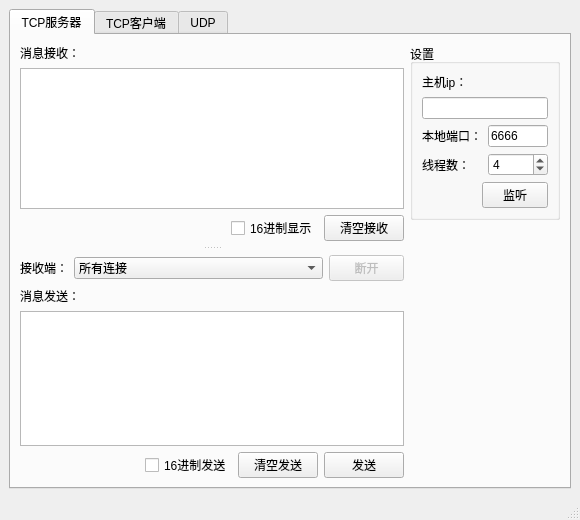
<?xml version="1.0" encoding="UTF-8"?>
<ui version="4.0">
 <class>MainWindow</class>
 <widget class="QMainWindow" name="MainWindow">
  <property name="geometry">
   <rect>
    <x>0</x>
    <y>0</y>
    <width>580</width>
    <height>520</height>
   </rect>
  </property>
  <property name="windowTitle">
   <string>网络调试工具</string>
  </property>
  <widget class="QWidget" name="centralwidget">
   <layout class="QHBoxLayout" name="horizontalLayout_2">
    <item>
     <widget class="QTabWidget" name="tabWidget">
      <property name="currentIndex">
       <number>0</number>
      </property>
      <widget class="QWidget" name="tab">
       <attribute name="title">
        <string>TCP服务器</string>
       </attribute>
       <layout class="QHBoxLayout" name="horizontalLayout_3">
        <item>
         <widget class="QSplitter" name="splitter">
          <property name="sizePolicy">
           <sizepolicy hsizetype="Expanding" vsizetype="Expanding">
            <horstretch>0</horstretch>
            <verstretch>0</verstretch>
           </sizepolicy>
          </property>
          <property name="lineWidth">
           <number>1</number>
          </property>
          <property name="orientation">
           <enum>Qt::Vertical</enum>
          </property>
          <property name="childrenCollapsible">
           <bool>false</bool>
          </property>
          <widget class="QWidget" name="layoutWidget_2">
           <layout class="QVBoxLayout" name="verticalLayout">
            <property name="bottomMargin">
             <number>5</number>
            </property>
            <item>
             <widget class="QLabel" name="label_5">
              <property name="text">
               <string>消息接收：</string>
              </property>
             </widget>
            </item>
            <item>
             <widget class="QTextEdit" name="text_serverRec">
              <property name="sizePolicy">
               <sizepolicy hsizetype="Expanding" vsizetype="Expanding">
                <horstretch>0</horstretch>
                <verstretch>0</verstretch>
               </sizepolicy>
              </property>
             </widget>
            </item>
            <item>
             <layout class="QGridLayout" name="gridLayout">
              <item row="0" column="1">
               <widget class="QCheckBox" name="chk_ServerRecHex">
                <property name="text">
                 <string>16进制显示</string>
                </property>
               </widget>
              </item>
              <item row="0" column="0">
               <spacer name="horizontalSpacer_2">
                <property name="orientation">
                 <enum>Qt::Horizontal</enum>
                </property>
                <property name="sizeHint" stdset="0">
                 <size>
                  <width>40</width>
                  <height>20</height>
                 </size>
                </property>
               </spacer>
              </item>
              <item row="0" column="2">
               <widget class="QPushButton" name="btn_serverClearRec">
                <property name="sizePolicy">
                 <sizepolicy hsizetype="Fixed" vsizetype="Fixed">
                  <horstretch>0</horstretch>
                  <verstretch>0</verstretch>
                 </sizepolicy>
                </property>
                <property name="text">
                 <string>清空接收</string>
                </property>
               </widget>
              </item>
             </layout>
            </item>
           </layout>
          </widget>
          <widget class="QWidget" name="layoutWidget_3">
           <layout class="QVBoxLayout" name="verticalLayout_5">
            <property name="topMargin">
             <number>5</number>
            </property>
            <item>
             <layout class="QGridLayout" name="gridLayout_4">
              <item row="0" column="1">
               <widget class="QComboBox" name="comboBox">
                <item>
                 <property name="text">
                  <string>所有连接</string>
                 </property>
                </item>
               </widget>
              </item>
              <item row="0" column="0">
               <widget class="QLabel" name="label_4">
                <property name="sizePolicy">
                 <sizepolicy hsizetype="Fixed" vsizetype="Preferred">
                  <horstretch>0</horstretch>
                  <verstretch>0</verstretch>
                 </sizepolicy>
                </property>
                <property name="text">
                 <string>接收端：</string>
                </property>
               </widget>
              </item>
              <item row="0" column="2">
               <widget class="QPushButton" name="btn_serverCloseSocket">
                <property name="enabled">
                 <bool>false</bool>
                </property>
                <property name="maximumSize">
                 <size>
                  <width>75</width>
                  <height>16777215</height>
                 </size>
                </property>
                <property name="text">
                 <string>断开</string>
                </property>
               </widget>
              </item>
             </layout>
            </item>
            <item>
             <widget class="QLabel" name="label_6">
              <property name="text">
               <string>消息发送：</string>
              </property>
             </widget>
            </item>
            <item>
             <widget class="QTextEdit" name="text_serverSend"/>
            </item>
            <item>
             <layout class="QGridLayout" name="gridLayout_2">
              <item row="0" column="2">
               <widget class="QPushButton" name="btn_serverClearSend">
                <property name="sizePolicy">
                 <sizepolicy hsizetype="Fixed" vsizetype="Fixed">
                  <horstretch>0</horstretch>
                  <verstretch>0</verstretch>
                 </sizepolicy>
                </property>
                <property name="text">
                 <string>清空发送</string>
                </property>
               </widget>
              </item>
              <item row="0" column="0">
               <spacer name="horizontalSpacer">
                <property name="orientation">
                 <enum>Qt::Horizontal</enum>
                </property>
                <property name="sizeHint" stdset="0">
                 <size>
                  <width>40</width>
                  <height>20</height>
                 </size>
                </property>
               </spacer>
              </item>
              <item row="0" column="3">
               <widget class="QPushButton" name="btn_serverSend">
                <property name="sizePolicy">
                 <sizepolicy hsizetype="Fixed" vsizetype="Fixed">
                  <horstretch>0</horstretch>
                  <verstretch>0</verstretch>
                 </sizepolicy>
                </property>
                <property name="text">
                 <string>发送</string>
                </property>
               </widget>
              </item>
              <item row="0" column="1">
               <widget class="QCheckBox" name="chk_serverSendHex">
                <property name="text">
                 <string>16进制发送</string>
                </property>
               </widget>
              </item>
             </layout>
            </item>
           </layout>
          </widget>
         </widget>
        </item>
        <item>
         <layout class="QVBoxLayout" name="verticalLayout_3">
          <item>
           <widget class="QGroupBox" name="groupBox_2">
            <property name="sizePolicy">
             <sizepolicy hsizetype="Fixed" vsizetype="Preferred">
              <horstretch>0</horstretch>
              <verstretch>0</verstretch>
             </sizepolicy>
            </property>
            <property name="maximumSize">
             <size>
              <width>150</width>
              <height>16777215</height>
             </size>
            </property>
            <property name="title">
             <string>设置</string>
            </property>
            <layout class="QHBoxLayout" name="horizontalLayout">
             <item>
              <layout class="QGridLayout" name="gridLayout_3">
               <item row="4" column="0">
                <spacer name="horizontalSpacer_3">
                 <property name="orientation">
                  <enum>Qt::Horizontal</enum>
                 </property>
                 <property name="sizeHint" stdset="0">
                  <size>
                   <width>40</width>
                   <height>20</height>
                  </size>
                 </property>
                </spacer>
               </item>
               <item row="0" column="0" colspan="3">
                <widget class="QLabel" name="label_3">
                 <property name="sizePolicy">
                  <sizepolicy hsizetype="Fixed" vsizetype="Fixed">
                   <horstretch>0</horstretch>
                   <verstretch>0</verstretch>
                  </sizepolicy>
                 </property>
                 <property name="text">
                  <string>主机ip：</string>
                 </property>
                </widget>
               </item>
               <item row="2" column="0" colspan="2">
                <widget class="QLabel" name="label">
                 <property name="sizePolicy">
                  <sizepolicy hsizetype="Fixed" vsizetype="Preferred">
                   <horstretch>0</horstretch>
                   <verstretch>0</verstretch>
                  </sizepolicy>
                 </property>
                 <property name="text">
                  <string>本地端口：</string>
                 </property>
                </widget>
               </item>
               <item row="2" column="2">
                <widget class="QLineEdit" name="lineEdit_serverLocalPort">
                 <property name="sizePolicy">
                  <sizepolicy hsizetype="Preferred" vsizetype="Fixed">
                   <horstretch>0</horstretch>
                   <verstretch>0</verstretch>
                  </sizepolicy>
                 </property>
                 <property name="maximumSize">
                  <size>
                   <width>100</width>
                   <height>16777215</height>
                  </size>
                 </property>
                 <property name="text">
                  <string>6666</string>
                 </property>
                </widget>
               </item>
               <item row="3" column="0" colspan="2">
                <widget class="QLabel" name="label_7">
                 <property name="sizePolicy">
                  <sizepolicy hsizetype="Fixed" vsizetype="Preferred">
                   <horstretch>0</horstretch>
                   <verstretch>0</verstretch>
                  </sizepolicy>
                 </property>
                 <property name="text">
                  <string>线程数：</string>
                 </property>
                </widget>
               </item>
               <item row="4" column="1" colspan="2" alignment="Qt::AlignRight|Qt::AlignVCenter">
                <widget class="QPushButton" name="btn_serverListering">
                 <property name="sizePolicy">
                  <sizepolicy hsizetype="Fixed" vsizetype="Fixed">
                   <horstretch>0</horstretch>
                   <verstretch>0</verstretch>
                  </sizepolicy>
                 </property>
                 <property name="text">
                  <string>监听</string>
                 </property>
                 <property name="icon">
                  <iconset resource="Resource.qrc">
                   <normaloff>:/Resource/Img/start36x36.png</normaloff>:/Resource/Img/start36x36.png</iconset>
                 </property>
                 <property name="iconSize">
                  <size>
                   <width>16</width>
                   <height>16</height>
                  </size>
                 </property>
                </widget>
               </item>
               <item row="3" column="2">
                <widget class="QSpinBox" name="spinBox_threadNum">
                 <property name="sizePolicy">
                  <sizepolicy hsizetype="Preferred" vsizetype="Fixed">
                   <horstretch>0</horstretch>
                   <verstretch>0</verstretch>
                  </sizepolicy>
                 </property>
                 <property name="minimum">
                  <number>1</number>
                 </property>
                 <property name="maximum">
                  <number>100</number>
                 </property>
                 <property name="value">
                  <number>4</number>
                 </property>
                </widget>
               </item>
               <item row="1" column="0" colspan="3">
                <widget class="QLineEdit" name="lineEdit_serverLocalIp">
                 <property name="sizePolicy">
                  <sizepolicy hsizetype="Preferred" vsizetype="Preferred">
                   <horstretch>0</horstretch>
                   <verstretch>0</verstretch>
                  </sizepolicy>
                 </property>
                </widget>
               </item>
              </layout>
             </item>
            </layout>
           </widget>
          </item>
          <item>
           <spacer name="verticalSpacer">
            <property name="orientation">
             <enum>Qt::Vertical</enum>
            </property>
            <property name="sizeHint" stdset="0">
             <size>
              <width>20</width>
              <height>40</height>
             </size>
            </property>
           </spacer>
          </item>
         </layout>
        </item>
       </layout>
      </widget>
      <widget class="QWidget" name="tab_3">
       <attribute name="title">
        <string>TCP客户端</string>
       </attribute>
       <layout class="QHBoxLayout" name="horizontalLayout_8">
        <item>
         <widget class="QSplitter" name="splitter_3">
          <property name="sizePolicy">
           <sizepolicy hsizetype="Expanding" vsizetype="Expanding">
            <horstretch>0</horstretch>
            <verstretch>0</verstretch>
           </sizepolicy>
          </property>
          <property name="orientation">
           <enum>Qt::Vertical</enum>
          </property>
          <property name="childrenCollapsible">
           <bool>false</bool>
          </property>
          <widget class="QWidget" name="layoutWidget_5">
           <layout class="QVBoxLayout" name="verticalLayout_9">
            <item>
             <widget class="QLabel" name="label_13">
              <property name="text">
               <string>消息接收：</string>
              </property>
             </widget>
            </item>
            <item>
             <widget class="QPlainTextEdit" name="text_clientRec"/>
            </item>
            <item>
             <layout class="QGridLayout" name="gridLayout_8">
              <item row="0" column="0">
               <spacer name="horizontalSpacer_7">
                <property name="orientation">
                 <enum>Qt::Horizontal</enum>
                </property>
                <property name="sizeHint" stdset="0">
                 <size>
                  <width>40</width>
                  <height>20</height>
                 </size>
                </property>
               </spacer>
              </item>
              <item row="0" column="1">
               <widget class="QCheckBox" name="chk_clientRecHex">
                <property name="text">
                 <string>16进制显示</string>
                </property>
               </widget>
              </item>
              <item row="0" column="2">
               <widget class="QPushButton" name="btn_clientClearRec">
                <property name="sizePolicy">
                 <sizepolicy hsizetype="Fixed" vsizetype="Fixed">
                  <horstretch>0</horstretch>
                  <verstretch>0</verstretch>
                 </sizepolicy>
                </property>
                <property name="text">
                 <string>清空接收</string>
                </property>
               </widget>
              </item>
             </layout>
            </item>
           </layout>
          </widget>
          <widget class="QWidget" name="layoutWidget_6">
           <layout class="QVBoxLayout" name="verticalLayout_10">
            <item>
             <widget class="QLabel" name="label_15">
              <property name="text">
               <string>消息发送：</string>
              </property>
             </widget>
            </item>
            <item>
             <widget class="QTextEdit" name="text_clientSend"/>
            </item>
            <item>
             <layout class="QGridLayout" name="gridLayout_9">
              <item row="0" column="0">
               <spacer name="horizontalSpacer_8">
                <property name="orientation">
                 <enum>Qt::Horizontal</enum>
                </property>
                <property name="sizeHint" stdset="0">
                 <size>
                  <width>40</width>
                  <height>20</height>
                 </size>
                </property>
               </spacer>
              </item>
              <item row="0" column="1">
               <widget class="QCheckBox" name="chk_clientSendHex">
                <property name="text">
                 <string>16进制发送</string>
                </property>
               </widget>
              </item>
              <item row="0" column="2">
               <widget class="QPushButton" name="btn_clientClearSend">
                <property name="sizePolicy">
                 <sizepolicy hsizetype="Fixed" vsizetype="Fixed">
                  <horstretch>0</horstretch>
                  <verstretch>0</verstretch>
                 </sizepolicy>
                </property>
                <property name="text">
                 <string>清空发送</string>
                </property>
               </widget>
              </item>
              <item row="0" column="3">
               <widget class="QPushButton" name="btn_clientSend">
                <property name="sizePolicy">
                 <sizepolicy hsizetype="Fixed" vsizetype="Fixed">
                  <horstretch>0</horstretch>
                  <verstretch>0</verstretch>
                 </sizepolicy>
                </property>
                <property name="text">
                 <string>发送</string>
                </property>
               </widget>
              </item>
             </layout>
            </item>
           </layout>
          </widget>
         </widget>
        </item>
        <item>
         <layout class="QVBoxLayout" name="verticalLayout_11">
          <item>
           <widget class="QGroupBox" name="groupBox_6">
            <property name="sizePolicy">
             <sizepolicy hsizetype="Fixed" vsizetype="Preferred">
              <horstretch>0</horstretch>
              <verstretch>0</verstretch>
             </sizepolicy>
            </property>
            <property name="maximumSize">
             <size>
              <width>150</width>
              <height>16777215</height>
             </size>
            </property>
            <property name="title">
             <string>设置</string>
            </property>
            <layout class="QHBoxLayout" name="horizontalLayout_7">
             <item>
              <layout class="QGridLayout" name="gridLayout_10">
               <item row="2" column="0">
                <widget class="QLabel" name="label_17">
                 <property name="sizePolicy">
                  <sizepolicy hsizetype="Fixed" vsizetype="Preferred">
                   <horstretch>0</horstretch>
                   <verstretch>0</verstretch>
                  </sizepolicy>
                 </property>
                 <property name="text">
                  <string>远程端口：</string>
                 </property>
                </widget>
               </item>
               <item row="1" column="0" colspan="2">
                <widget class="QLineEdit" name="lineEdit_clientRemoteIP">
                 <property name="sizePolicy">
                  <sizepolicy hsizetype="Preferred" vsizetype="Preferred">
                   <horstretch>0</horstretch>
                   <verstretch>0</verstretch>
                  </sizepolicy>
                 </property>
                 <property name="text">
                  <string/>
                 </property>
                </widget>
               </item>
               <item row="2" column="1">
                <widget class="QLineEdit" name="lineEdit_clientRemotePort">
                 <property name="enabled">
                  <bool>true</bool>
                 </property>
                 <property name="sizePolicy">
                  <sizepolicy hsizetype="Preferred" vsizetype="Fixed">
                   <horstretch>0</horstretch>
                   <verstretch>0</verstretch>
                  </sizepolicy>
                 </property>
                 <property name="maximumSize">
                  <size>
                   <width>100</width>
                   <height>16777215</height>
                  </size>
                 </property>
                 <property name="text">
                  <string>6666</string>
                 </property>
                </widget>
               </item>
               <item row="0" column="0">
                <widget class="QLabel" name="label_16">
                 <property name="sizePolicy">
                  <sizepolicy hsizetype="Fixed" vsizetype="Fixed">
                   <horstretch>0</horstretch>
                   <verstretch>0</verstretch>
                  </sizepolicy>
                 </property>
                 <property name="text">
                  <string>远程IP：</string>
                 </property>
                </widget>
               </item>
               <item row="3" column="0">
                <spacer name="horizontalSpacer_9">
                 <property name="orientation">
                  <enum>Qt::Horizontal</enum>
                 </property>
                 <property name="sizeHint" stdset="0">
                  <size>
                   <width>40</width>
                   <height>20</height>
                  </size>
                 </property>
                </spacer>
               </item>
               <item row="3" column="1">
                <widget class="QPushButton" name="btn_clientConnect">
                 <property name="sizePolicy">
                  <sizepolicy hsizetype="Fixed" vsizetype="Fixed">
                   <horstretch>0</horstretch>
                   <verstretch>0</verstretch>
                  </sizepolicy>
                 </property>
                 <property name="text">
                  <string>连接</string>
                 </property>
                 <property name="icon">
                  <iconset resource="Resource.qrc">
                   <normaloff>:/Resource/Img/start36x36.png</normaloff>:/Resource/Img/start36x36.png</iconset>
                 </property>
                 <property name="iconSize">
                  <size>
                   <width>16</width>
                   <height>16</height>
                  </size>
                 </property>
                </widget>
               </item>
              </layout>
             </item>
            </layout>
           </widget>
          </item>
          <item>
           <spacer name="verticalSpacer_3">
            <property name="orientation">
             <enum>Qt::Vertical</enum>
            </property>
            <property name="sizeHint" stdset="0">
             <size>
              <width>20</width>
              <height>18</height>
             </size>
            </property>
           </spacer>
          </item>
         </layout>
        </item>
       </layout>
      </widget>
      <widget class="QWidget" name="tab_2">
       <attribute name="title">
        <string>UDP</string>
       </attribute>
       <layout class="QHBoxLayout" name="horizontalLayout_5">
        <item>
         <layout class="QHBoxLayout" name="horizontalLayout_6">
          <item>
           <widget class="QSplitter" name="splitter_2">
            <property name="sizePolicy">
             <sizepolicy hsizetype="Expanding" vsizetype="Expanding">
              <horstretch>0</horstretch>
              <verstretch>0</verstretch>
             </sizepolicy>
            </property>
            <property name="orientation">
             <enum>Qt::Vertical</enum>
            </property>
            <property name="childrenCollapsible">
             <bool>false</bool>
            </property>
            <widget class="QWidget" name="layoutWidget">
             <layout class="QVBoxLayout" name="verticalLayout_6">
              <item>
               <widget class="QLabel" name="label_11">
                <property name="text">
                 <string>消息接收：</string>
                </property>
               </widget>
              </item>
              <item>
               <widget class="QPlainTextEdit" name="text_udpRec"/>
              </item>
              <item>
               <layout class="QGridLayout" name="gridLayout_5">
                <item row="0" column="0">
                 <spacer name="horizontalSpacer_5">
                  <property name="orientation">
                   <enum>Qt::Horizontal</enum>
                  </property>
                  <property name="sizeHint" stdset="0">
                   <size>
                    <width>40</width>
                    <height>20</height>
                   </size>
                  </property>
                 </spacer>
                </item>
                <item row="0" column="1">
                 <widget class="QCheckBox" name="chk_udpRecHex">
                  <property name="text">
                   <string>16进制显示</string>
                  </property>
                 </widget>
                </item>
                <item row="0" column="2">
                 <widget class="QPushButton" name="btn_udpClearRec">
                  <property name="sizePolicy">
                   <sizepolicy hsizetype="Fixed" vsizetype="Fixed">
                    <horstretch>0</horstretch>
                    <verstretch>0</verstretch>
                   </sizepolicy>
                  </property>
                  <property name="text">
                   <string>清空接收</string>
                  </property>
                 </widget>
                </item>
               </layout>
              </item>
             </layout>
            </widget>
            <widget class="QWidget" name="layoutWidget">
             <layout class="QVBoxLayout" name="verticalLayout_7">
              <item>
               <widget class="QLabel" name="label_12">
                <property name="text">
                 <string>消息发送：</string>
                </property>
               </widget>
              </item>
              <item>
               <widget class="QTextEdit" name="text_udpSend"/>
              </item>
              <item>
               <layout class="QGridLayout" name="gridLayout_6">
                <item row="0" column="0">
                 <spacer name="horizontalSpacer_6">
                  <property name="orientation">
                   <enum>Qt::Horizontal</enum>
                  </property>
                  <property name="sizeHint" stdset="0">
                   <size>
                    <width>40</width>
                    <height>20</height>
                   </size>
                  </property>
                 </spacer>
                </item>
                <item row="0" column="1">
                 <widget class="QCheckBox" name="chk_udpSendHex">
                  <property name="text">
                   <string>16进制发送</string>
                  </property>
                 </widget>
                </item>
                <item row="0" column="2">
                 <widget class="QPushButton" name="btn_udpClearSend">
                  <property name="sizePolicy">
                   <sizepolicy hsizetype="Fixed" vsizetype="Fixed">
                    <horstretch>0</horstretch>
                    <verstretch>0</verstretch>
                   </sizepolicy>
                  </property>
                  <property name="text">
                   <string>清空发送</string>
                  </property>
                 </widget>
                </item>
                <item row="0" column="3">
                 <widget class="QPushButton" name="btn_udpSend">
                  <property name="sizePolicy">
                   <sizepolicy hsizetype="Fixed" vsizetype="Fixed">
                    <horstretch>0</horstretch>
                    <verstretch>0</verstretch>
                   </sizepolicy>
                  </property>
                  <property name="text">
                   <string>发送</string>
                  </property>
                 </widget>
                </item>
               </layout>
              </item>
             </layout>
            </widget>
           </widget>
          </item>
          <item>
           <layout class="QVBoxLayout" name="verticalLayout_8">
            <item>
             <widget class="QGroupBox" name="groupBox_5">
              <property name="sizePolicy">
               <sizepolicy hsizetype="Fixed" vsizetype="Preferred">
                <horstretch>0</horstretch>
                <verstretch>0</verstretch>
               </sizepolicy>
              </property>
              <property name="maximumSize">
               <size>
                <width>150</width>
                <height>16777215</height>
               </size>
              </property>
              <property name="title">
               <string>设置</string>
              </property>
              <layout class="QHBoxLayout" name="horizontalLayout_4">
               <item>
                <layout class="QGridLayout" name="gridLayout_7">
                 <item row="1" column="0">
                  <widget class="QLabel" name="label_8">
                   <property name="sizePolicy">
                    <sizepolicy hsizetype="Fixed" vsizetype="Fixed">
                     <horstretch>0</horstretch>
                     <verstretch>0</verstretch>
                    </sizepolicy>
                   </property>
                   <property name="text">
                    <string>远程IP：</string>
                   </property>
                  </widget>
                 </item>
                 <item row="9" column="0">
                  <spacer name="horizontalSpacer_4">
                   <property name="orientation">
                    <enum>Qt::Horizontal</enum>
                   </property>
                   <property name="sizeHint" stdset="0">
                    <size>
                     <width>40</width>
                     <height>20</height>
                    </size>
                   </property>
                  </spacer>
                 </item>
                 <item row="9" column="2">
                  <widget class="QPushButton" name="btn_udpBind">
                   <property name="sizePolicy">
                    <sizepolicy hsizetype="Fixed" vsizetype="Fixed">
                     <horstretch>0</horstretch>
                     <verstretch>0</verstretch>
                    </sizepolicy>
                   </property>
                   <property name="text">
                    <string>绑定</string>
                   </property>
                   <property name="icon">
                    <iconset resource="Resource.qrc">
                     <normaloff>:/Resource/Img/start36x36.png</normaloff>:/Resource/Img/start36x36.png</iconset>
                   </property>
                   <property name="iconSize">
                    <size>
                     <width>16</width>
                     <height>16</height>
                    </size>
                   </property>
                  </widget>
                 </item>
                 <item row="2" column="0" colspan="3">
                  <widget class="QLineEdit" name="lineEdit_udpRemoteIP">
                   <property name="sizePolicy">
                    <sizepolicy hsizetype="Preferred" vsizetype="Preferred">
                     <horstretch>0</horstretch>
                     <verstretch>0</verstretch>
                    </sizepolicy>
                   </property>
                   <property name="text">
                    <string/>
                   </property>
                  </widget>
                 </item>
                 <item row="7" column="0" colspan="3">
                  <widget class="QLineEdit" name="lineEdit_udpLocalIP">
                   <property name="sizePolicy">
                    <sizepolicy hsizetype="Preferred" vsizetype="Preferred">
                     <horstretch>0</horstretch>
                     <verstretch>0</verstretch>
                    </sizepolicy>
                   </property>
                  </widget>
                 </item>
                 <item row="3" column="1" colspan="2">
                  <widget class="QLineEdit" name="lineEdit_udpRemotePort">
                   <property name="enabled">
                    <bool>true</bool>
                   </property>
                   <property name="sizePolicy">
                    <sizepolicy hsizetype="Preferred" vsizetype="Fixed">
                     <horstretch>0</horstretch>
                     <verstretch>0</verstretch>
                    </sizepolicy>
                   </property>
                   <property name="maximumSize">
                    <size>
                     <width>100</width>
                     <height>16777215</height>
                    </size>
                   </property>
                   <property name="text">
                    <string>6666</string>
                   </property>
                  </widget>
                 </item>
                 <item row="4" column="0" colspan="3">
                  <widget class="QCheckBox" name="chk_udpGroup">
                   <property name="enabled">
                    <bool>false</bool>
                   </property>
                   <property name="text">
                    <string>加入组播IP：</string>
                   </property>
                  </widget>
                 </item>
                 <item row="8" column="2">
                  <widget class="QLineEdit" name="lineEdit_udpLocalPort">
                   <property name="sizePolicy">
                    <sizepolicy hsizetype="Preferred" vsizetype="Fixed">
                     <horstretch>0</horstretch>
                     <verstretch>0</verstretch>
                    </sizepolicy>
                   </property>
                   <property name="maximumSize">
                    <size>
                     <width>100</width>
                     <height>16777215</height>
                    </size>
                   </property>
                   <property name="text">
                    <string>6666</string>
                   </property>
                  </widget>
                 </item>
                 <item row="5" column="0" colspan="3">
                  <widget class="QLineEdit" name="lineEdit_GroupIp">
                   <property name="enabled">
                    <bool>false</bool>
                   </property>
                   <property name="sizePolicy">
                    <sizepolicy hsizetype="Preferred" vsizetype="Preferred">
                     <horstretch>0</horstretch>
                     <verstretch>0</verstretch>
                    </sizepolicy>
                   </property>
                   <property name="text">
                    <string>224.0.0.2</string>
                   </property>
                  </widget>
                 </item>
                 <item row="8" column="0" colspan="2">
                  <widget class="QLabel" name="label_9">
                   <property name="sizePolicy">
                    <sizepolicy hsizetype="Fixed" vsizetype="Preferred">
                     <horstretch>0</horstretch>
                     <verstretch>0</verstretch>
                    </sizepolicy>
                   </property>
                   <property name="text">
                    <string>本地端口：</string>
                   </property>
                  </widget>
                 </item>
                 <item row="3" column="0">
                  <widget class="QLabel" name="label_10">
                   <property name="sizePolicy">
                    <sizepolicy hsizetype="Fixed" vsizetype="Preferred">
                     <horstretch>0</horstretch>
                     <verstretch>0</verstretch>
                    </sizepolicy>
                   </property>
                   <property name="text">
                    <string>远程端口：</string>
                   </property>
                  </widget>
                 </item>
                 <item row="6" column="0">
                  <widget class="QLabel" name="label_14">
                   <property name="sizePolicy">
                    <sizepolicy hsizetype="Fixed" vsizetype="Fixed">
                     <horstretch>0</horstretch>
                     <verstretch>0</verstretch>
                    </sizepolicy>
                   </property>
                   <property name="text">
                    <string>本地IP：</string>
                   </property>
                  </widget>
                 </item>
                 <item row="0" column="0">
                  <widget class="QGroupBox" name="groupBox_udp">
                   <property name="enabled">
                    <bool>true</bool>
                   </property>
                   <property name="sizePolicy">
                    <sizepolicy hsizetype="Fixed" vsizetype="Fixed">
                     <horstretch>0</horstretch>
                     <verstretch>0</verstretch>
                    </sizepolicy>
                   </property>
                   <property name="maximumSize">
                    <size>
                     <width>150</width>
                     <height>16777215</height>
                    </size>
                   </property>
                   <property name="title">
                    <string>通讯模式</string>
                   </property>
                   <layout class="QVBoxLayout" name="verticalLayout_4">
                    <item>
                     <widget class="QRadioButton" name="rad_udpSingle">
                      <property name="sizePolicy">
                       <sizepolicy hsizetype="Preferred" vsizetype="Fixed">
                        <horstretch>0</horstretch>
                        <verstretch>0</verstretch>
                       </sizepolicy>
                      </property>
                      <property name="text">
                       <string>单播</string>
                      </property>
                      <property name="checked">
                       <bool>true</bool>
                      </property>
                     </widget>
                    </item>
                    <item>
                     <widget class="QRadioButton" name="rad_udpGroup">
                      <property name="sizePolicy">
                       <sizepolicy hsizetype="Preferred" vsizetype="Fixed">
                        <horstretch>0</horstretch>
                        <verstretch>0</verstretch>
                       </sizepolicy>
                      </property>
                      <property name="text">
                       <string>组播</string>
                      </property>
                     </widget>
                    </item>
                    <item>
                     <widget class="QRadioButton" name="rad_udpBroadcast">
                      <property name="sizePolicy">
                       <sizepolicy hsizetype="Preferred" vsizetype="Fixed">
                        <horstretch>0</horstretch>
                        <verstretch>0</verstretch>
                       </sizepolicy>
                      </property>
                      <property name="text">
                       <string>广播</string>
                      </property>
                     </widget>
                    </item>
                   </layout>
                  </widget>
                 </item>
                </layout>
               </item>
              </layout>
             </widget>
            </item>
            <item>
             <spacer name="verticalSpacer_2">
              <property name="orientation">
               <enum>Qt::Vertical</enum>
              </property>
              <property name="sizeHint" stdset="0">
               <size>
                <width>20</width>
                <height>18</height>
               </size>
              </property>
             </spacer>
            </item>
           </layout>
          </item>
         </layout>
        </item>
       </layout>
      </widget>
     </widget>
    </item>
   </layout>
  </widget>
  <widget class="QMenuBar" name="menubar">
   <property name="geometry">
    <rect>
     <x>0</x>
     <y>0</y>
     <width>580</width>
     <height>21</height>
    </rect>
   </property>
  </widget>
  <widget class="QStatusBar" name="statusbar"/>
 </widget>
 <resources>
  <include location="Resource.qrc"/>
 </resources>
 <connections/>
</ui>
